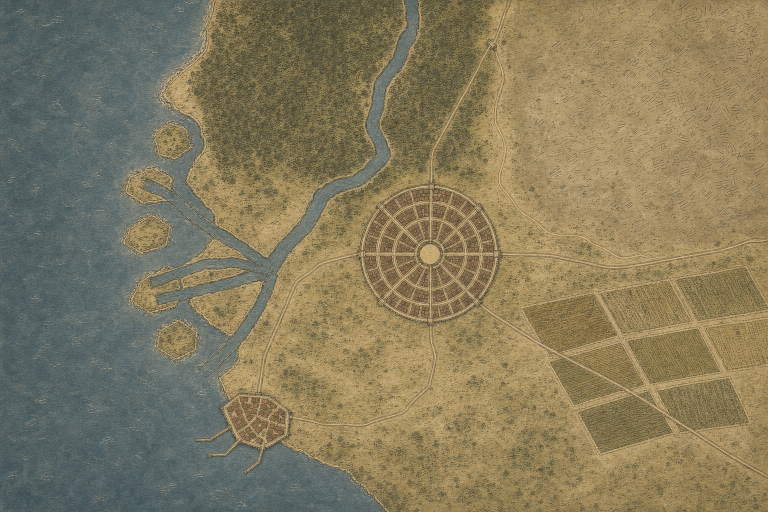
#> input picture world/map-production/candidates/style-candidate-k-v1-full-board.png, 1536 x 1024 px (shown at 1/2 size); the run also reads 1 picture not shown here
$ python build_style_candidate_k2_geometry_warp.py
#> lines starting #> are read from the running program, lines starting #| are printed output that depends on the picture; after the words box and inside, x2 and y2 are one past the last pixel; in counts of white or black regions, pixels touching at a corner belong together
#> in main, base is the input picture: shape (1024, 1536, 3); mean R, G, B 133, 122.9, 93.8
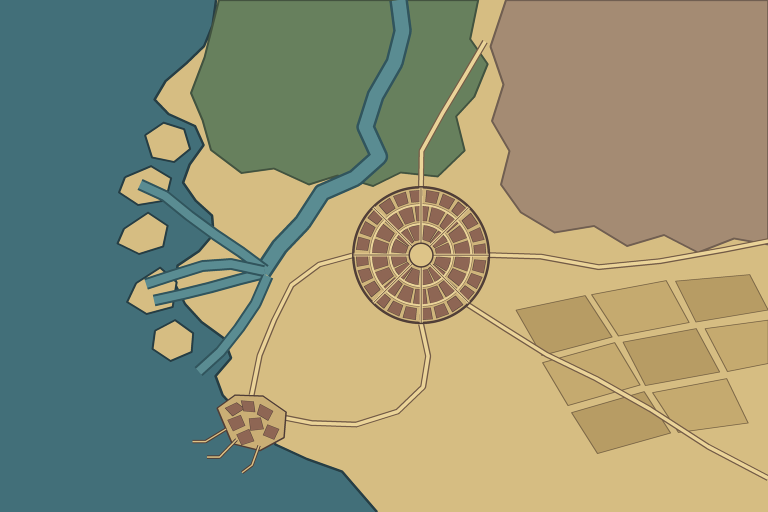
#> input picture world/map-production/controls/style-candidate-i-v1-composition-guide.png, 1536 x 1024 px (shown at 1/2 size)
#> in main, guide is the input picture: shape (1024, 1536, 3); mean R, G, B 145.1, 145.8, 117.1
#!/usr/bin/env python3
"""Build the persistent pixel-preserving continuous K2 geometry-warp control.

This proof never fills semantic domains and never redraws map content.  It
estimates a target-to-source displacement field from the canonical guide's
cool-water geometry to K1's cool-water geometry, regularizes that field, and
remaps the original K1 pixels once.  The deformation is tapered smoothly to
identity away from water boundaries, leaving the capital, fields, and
highland byte-identical while carrying the port with its coastline.
"""

from __future__ import annotations

import hashlib
import json
import math
from pathlib import Path
from typing import Any

import cv2
import numpy as np
from PIL import Image, ImageDraw


ROOT = Path(__file__).resolve().parents[2]

CONTROL_DIR = ROOT / "world/map-production/controls/style-candidate-k-v2-hybrid"
EVIDENCE_DIR = ROOT / "tmp/map-production/k1-geometry-warp-proof-v1"
K1_PATH = ROOT / "world/map-production/candidates/style-candidate-k-v1-full-board.png"
GUIDE_PATH = ROOT / "world/map-production/controls/style-candidate-i-v1-composition-guide.png"
PROOF_PATH = CONTROL_DIR / "k1-geometry-warp-base.png"
DISPLACEMENT_PATH = EVIDENCE_DIR / "k1-geometry-warp-displacement.png"
OVERLAY_PATH = EVIDENCE_DIR / "k1-geometry-warp-boundary-overlay.png"
CONTACT_PATH = EVIDENCE_DIR / "k1-geometry-warp-proof-contact.png"
FOCUS_PATH = EVIDENCE_DIR / "k1-geometry-warp-focus-200.png"
REPORT_PATH = CONTROL_DIR / "k1-geometry-warp-report.json"

HEIGHT = 1024
WIDTH = 1536
SIGNED_DISTANCE_CLIP_PX = 32.0
FLOW_GAUSSIAN_SIGMA_PX = 36.0
MAXIMUM_DISPLACEMENT_PX = 32.0
FULL_STRENGTH_DISTANCE_PX = 24.0
IDENTITY_DISTANCE_PX = 140.0
CAPITAL_PROTECTED_CENTER = (860.0, 510.0)
CAPITAL_IDENTITY_RADIUS_PX = 160.0
CAPITAL_RELEASE_RADIUS_PX = 225.0
PNG = {"format": "PNG", "compress_level": 9, "optimize": False}

# Exact role coordinates copied from the K2 canonical-geometry helper at proof
# creation time.  Keeping the proof self-contained prevents a concurrent K2
# rewrite from changing or temporarily removing its imported module.
HIGHLAND = [
    (1012, 0), (1536, 0), (1536, 489), (1468, 477), (1396, 505),
    (1328, 470), (1254, 492), (1188, 452), (1109, 465), (1042, 425),
    (1002, 369), (1019, 302), (984, 242), (1007, 169), (981, 93),
]
FIELDS = [
    [(1032, 620), (1170, 591), (1224, 674), (1084, 711)],
    [(1183, 589), (1332, 561), (1378, 645), (1237, 672)],
    [(1351, 562), (1499, 549), (1536, 620), (1392, 644)],
    [(1085, 725), (1229, 685), (1280, 770), (1136, 811)],
    [(1246, 684), (1392, 657), (1439, 744), (1291, 771)],
    [(1410, 657), (1536, 640), (1536, 727), (1455, 743)],
    [(1143, 825), (1288, 783), (1341, 866), (1195, 907)],
    [(1305, 785), (1453, 757), (1496, 846), (1357, 865)],
]
PORT = [(434, 816), (470, 790), (526, 792), (572, 824), (568, 875), (520, 901), (464, 887)]


def polygon_mask(points: list[tuple[int, int]]) -> np.ndarray:
    mask = np.zeros((HEIGHT, WIDTH), dtype=np.uint8)
    cv2.fillPoly(mask, [np.asarray(points, dtype=np.int32)], 1)
    return mask.astype(bool)


def canonical_role_masks() -> dict[str, Any]:
    city = np.zeros((HEIGHT, WIDTH), dtype=np.uint8)
    cv2.circle(city, (842, 510), 138, 1, -1, cv2.LINE_8)
    return {
        "city": city.astype(bool),
        "fields": [polygon_mask(points) for points in FIELDS],
        "highland": polygon_mask(HIGHLAND),
        "port": polygon_mask(PORT),
    }


def sha256(path: Path) -> str:
    digest = hashlib.sha256()
    with path.open("rb") as stream:
        for chunk in iter(lambda: stream.read(1024 * 1024), b""):
            digest.update(chunk)
    return digest.hexdigest()


def artifact(path: Path) -> dict[str, Any]:
    with Image.open(path) as image:
        return {
            "path": path.relative_to(ROOT).as_posix(),
            "sha256": sha256(path),
            "width": image.width,
            "height": image.height,
            "mode": image.mode,
            "bytes": path.stat().st_size,
        }


def write_png(path: Path, array: np.ndarray, mode: str = "RGB") -> None:
    path.parent.mkdir(parents=True, exist_ok=True)
    temporary = path.with_name(path.name + ".new")
    Image.fromarray(array.astype(np.uint8), mode).save(temporary, **PNG)
    temporary.replace(path)


def boundary(mask: np.ndarray) -> np.ndarray:
    return cv2.morphologyEx(
        mask.astype(np.uint8), cv2.MORPH_GRADIENT, np.ones((3, 3), np.uint8)
    ) > 0


def k1_water_mask(image: np.ndarray) -> np.ndarray:
    """Use the locked K1 automated-audit segmentation verbatim."""
    values = image.astype(np.int16)
    brightness = values.mean(2)
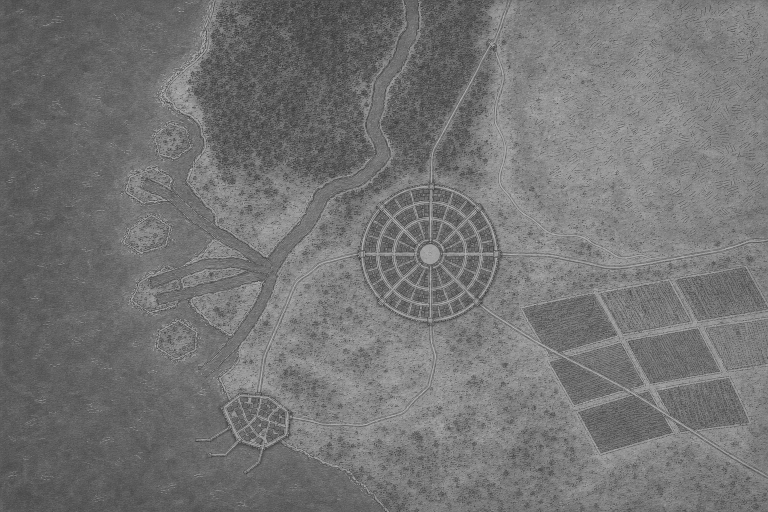
#> brightness: shape (1024, 1536) float64 (shown at 1/2 size); min 32.67, max 204, mean 116.6
    selected = (
        (values[..., 2] - values[..., 0] >= -16)
        & (values[..., 1] - values[..., 0] >= -2)
        & (brightness < 165)
    ).astype(np.uint8)
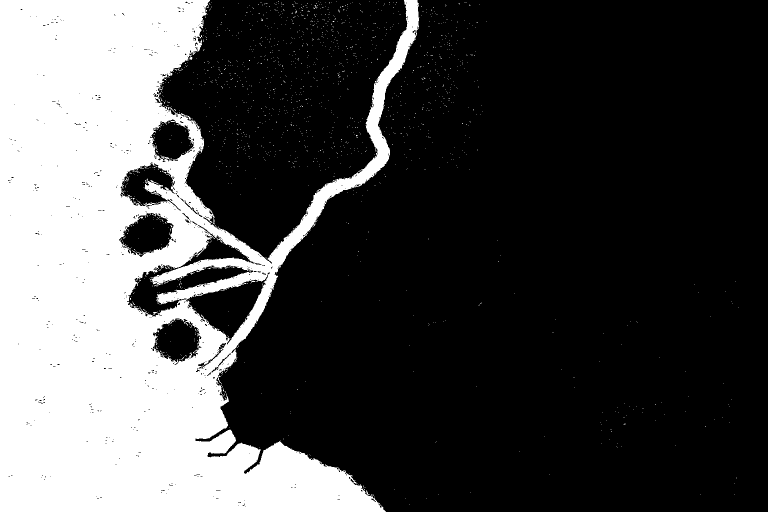
#> selected: shape (1024, 1536) (shown at 1/2 size); values 0 (black) and 1 (white), 28.6% white; 1627 white regions (1623 under 20 px), largest, box (x1, y1, x2, y2) and area: (0, 0, 839, 1024) 447530, (379, 114, 385, 120) 25, (306, 624, 314, 630) 23, (436, 756, 443, 768) 20
    selected = cv2.morphologyEx(
        selected,
        cv2.MORPH_CLOSE,
        cv2.getStructuringElement(cv2.MORPH_ELLIPSE, (5, 5)),
    )
#> selected: shape (1024, 1536); values 0 (black) and 1 (white), 29.3% white; 1280 white regions (1276 under 20 px), largest, box (x1, y1, x2, y2) and area: (0, 0, 839, 1024) 458175, (627, 6, 636, 18) 41, (675, 146, 681, 155) 24, (843, 155, 851, 160) 21
    selected = cv2.morphologyEx(
        selected,
        cv2.MORPH_OPEN,
        cv2.getStructuringElement(cv2.MORPH_ELLIPSE, (3, 3)),
    )
#> selected: shape (1024, 1536); values 0 (black) and 1 (white), 29.1% white; 16 white regions (14 under 20 px), largest, box (x1, y1, x2, y2) and area: (0, 0, 838, 1024) 457664, (628, 9, 635, 18) 31
    return selected > 0


def guide_water_mask(image: np.ndarray) -> np.ndarray:
    """Use the locked K1 automated-audit guide segmentation verbatim."""
    values = image.astype(np.int16)
    return (values[..., 2] - values[..., 0] > 20) & (
        values[..., 1] - values[..., 0] > 5
    )
#> returned value: shape (1024, 1536) bool; 29.5% white; 1 white region, box (x1, y1, x2, y2) and area: (0, 0, 824, 1024) 464472
#> in canonical_role_masks, `cv2.circle(city, (842, 510), 138, 1, -1, cv2.LINE_8)`:
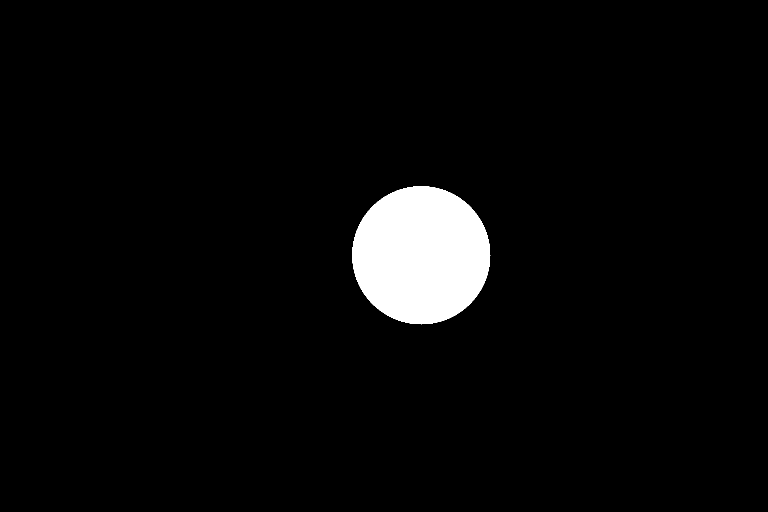
#> city: shape (1024, 1536) (shown at 1/2 size); values 0 (black) and 1 (white), 3.8% white; 1 white region, box (x1, y1, x2, y2) and area: (704, 372, 981, 649) 59805


def signed_distance(mask: np.ndarray) -> np.ndarray:
    inside = cv2.distanceTransform(mask.astype(np.uint8), cv2.DIST_L2, 5)
    outside = cv2.distanceTransform((~mask).astype(np.uint8), cv2.DIST_L2, 5)
    return inside - outside


def encoded_signed_distance(mask: np.ndarray) -> np.ndarray:
    distance = np.clip(
        signed_distance(mask), -SIGNED_DISTANCE_CLIP_PX, SIGNED_DISTANCE_CLIP_PX
    )
    return np.clip(
        np.rint((distance + SIGNED_DISTANCE_CLIP_PX) * 255.0 / (2 * SIGNED_DISTANCE_CLIP_PX)),
        0,
        255,
    ).astype(np.uint8)


def geometry_metrics(target: np.ndarray, candidate: np.ndarray) -> dict[str, Any]:
    target_edge = boundary(target)
    candidate_edge = boundary(candidate)
#> in boundary (call 2), `return cv2.morphologyEx( mask.astype(np.uint8), cv2.MORPH_GRADIENT, np..`:
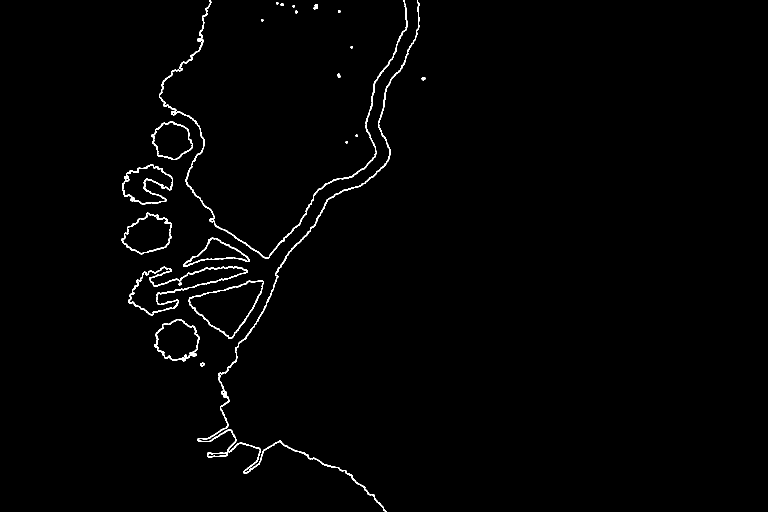
#> returned value: shape (1024, 1536) bool (shown at 1/2 size); 1.1% white in thin lines or dots, all inside (x1, y1, x2, y2) = (243, 0, 851, 1024)
    guard = cv2.dilate(
        target_edge.astype(np.uint8),
        cv2.getStructuringElement(cv2.MORPH_ELLIPSE, (17, 17)),
    ) > 0
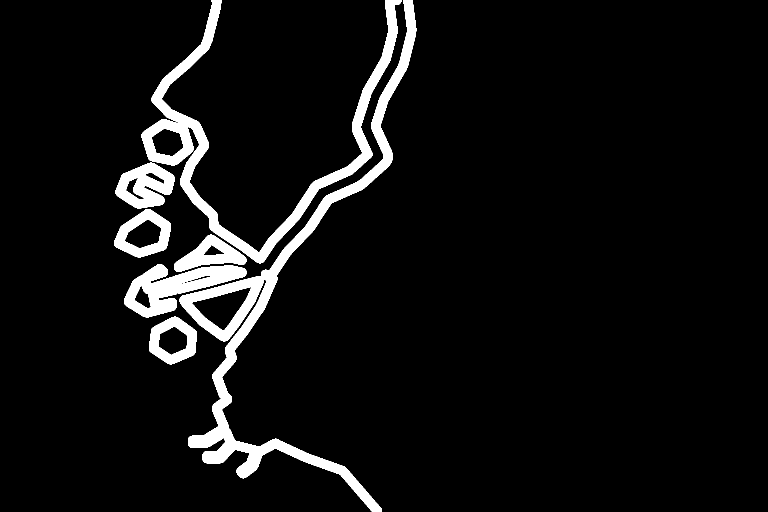
#> guard: shape (1024, 1536) bool (shown at 1/2 size); 6.4% white; 7 white regions, largest, box (x1, y1, x2, y2) and area: (359, 0, 833, 1024) 38742, (283, 0, 803, 527) 29609, (248, 528, 493, 635) 11495
    stable = ~guard
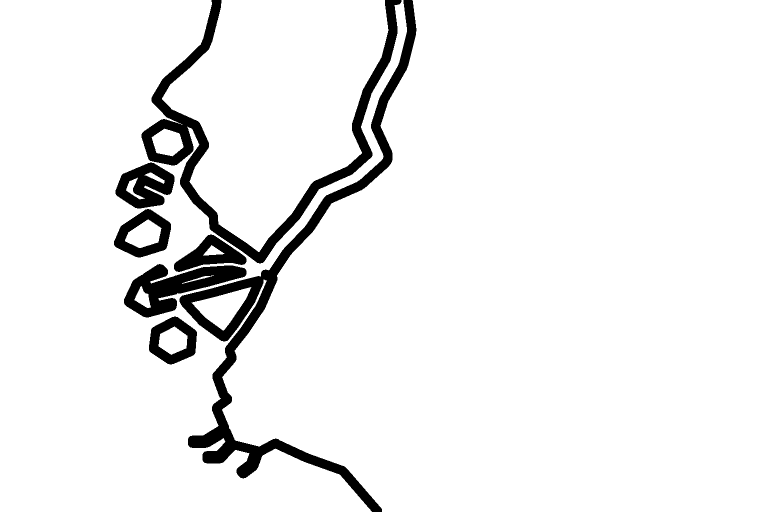
#> stable: shape (1024, 1536) bool (shown at 1/2 size); 93.6% white; 7 black regions, largest, box (x1, y1, x2, y2) and area: (359, 0, 833, 1024) 38742, (283, 0, 803, 527) 29609, (248, 528, 493, 635) 11495
    to_target = cv2.distanceTransform(
        (~target_edge).astype(np.uint8), cv2.DIST_L2, 5
    )[candidate_edge]
#> to_target = 17150 values, max 163.4 at index 389, min 0 at index 1118, mean 6.93
    to_candidate = cv2.distanceTransform(
        (~candidate_edge).astype(np.uint8), cv2.DIST_L2, 5
    )[target_edge]
#> to_candidate = 14846 values, max 30.59 at index 186, min 0 at index 763, mean 4.57
#> (the rest of the program and of its run is left out)
